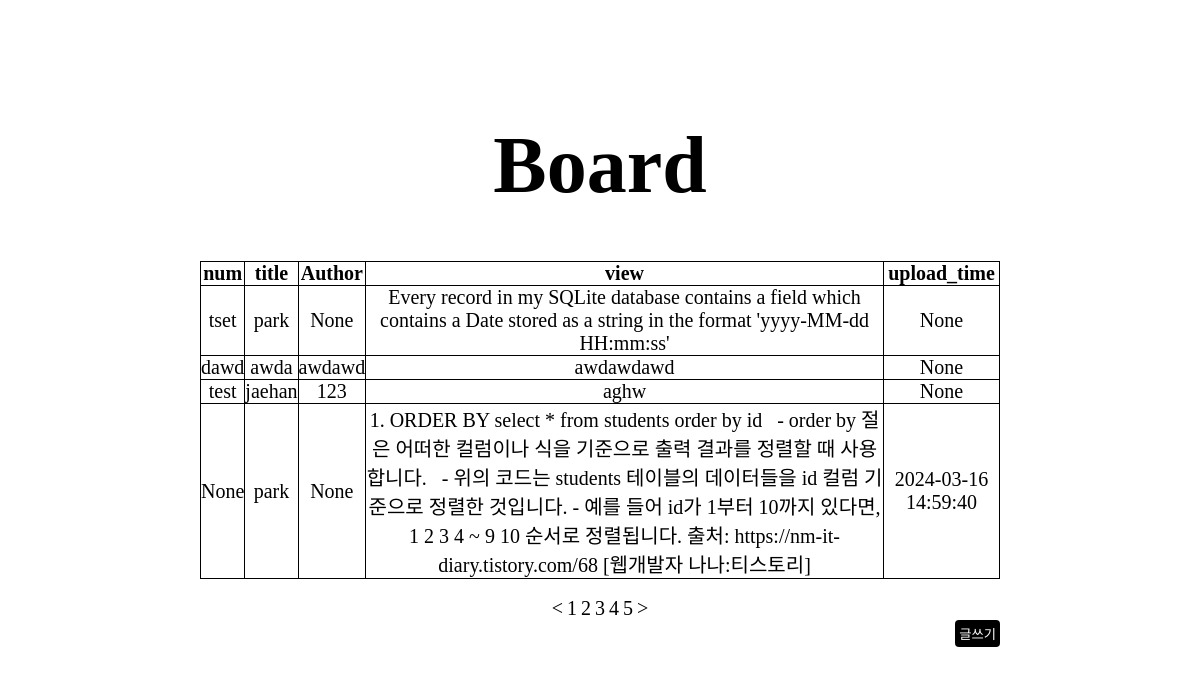
The page /write_board on the database its author committed.
### tables this page shows
CREATE TABLE content (title varchar (50), writer varchar (50), views int, content varchar (200), date TEXT CONSTRAINT real_time DEFAULT (CURRENT_TIMESTAMP));

### app.py (the view)
@app.route('/write_board')
def write_board():
    info = my_db.select_all(table_name="content")
    return render_template("writer_board.html", data=info)

### my_db.py (called while the page is built)
def connect_db():
    return sqlite3.connect('mydb.db')

def select_all(table_name): # 전체 데이터 확인
    ret = list()
    try:
        db = connect_db()
        c = db.cursor()
        c.execute(f'SELECT * FROM {table_name}')
        ret = c.fetchall()
    except Exception as e:
        print('db error:', e)
    finally:
        db.close()
        return ret

### templates/writer_board.html (shortened to what this page needs)
<!DOCTYPE html>
<html lang="en">
<head>
    <link rel="stylesheet" href="../static/css/writer_board.css"/>
</head>
<body>
    <div class="logo"><h2>Board</h2></div>
    <div class="container">
        <div class="table_contaioner">
            <table>
                <tr>
                    <th>num</th>
                    <th>title</th>
                    <th>Author</th>
                    <th>view</th>
                    <th>upload_time</th>
                </tr>
                {% for i in data %}
                <tr>
                    <td>{{ i[0] }}</td>
                    <td>{{ i[1] }}</td>
                    <td>{{ i[2] }}</td>
                    <td>{{ i[3] }}</td>
                    <td>{{ i[4] }}</td>
                </tr>
                {% endfor %}
            </table>
        </div>
    <br>
        <div class="nav_horiz">
            <ul>
                <li><a href="#"></a><</li>
                <li><a href="#"></a>1</li>
                <li><a href="#"></a>2</li>
                <li><a href="#"></a>3</li>
                <li><a href="#"></a>4</li>
                <li><a href="#"></a>5</li>
                <li><a href="#"></a>></li>
            </ul>
        </div>
        <div class="write">
            <form action="/write">
                <button type="submit">글쓰기</button>
            </form>
        </div>
    </div>
</body>
</html>

### static/css/writer_board.css (style rules this page uses)
* { margin: 0; padding: 0; }
table, th, td { border-collapse: collapse; border: 1px solid #000; font-size: 20px; }
h2 { font-size: 80px; text-align: center; margin-top: 10%; }
table { width: 800px; margin: auto; }
.container { text-align: center; width: 800px; margin: auto; position: relative; margin-top: 50px; }
.nav_horiz li { display: inline-block; font-size: 20px; }
.write { display: inline; float: right; right: 100px; }
.write button { border: 1px; border-radius: 4px; padding: 4px; background-color: #000; color: #fff; }

### rows shown on the page
content: title "tset", writer "park", i "None", content "Every record in my SQLite database contains a field which contains a Date stored as a string in the format 'yyyy-MM-dd HH:mm:ss'"
content: title "dawd", writer "awda", views "awdawd", content "awdawdawd", i "None"
content: title "test", writer "jaehan", views "123", content "aghw", i "None"
content: i "None", writer "park", content "1. ORDER BY select * from students order by id - order by 절은 어떠한 컬럼이나 식을 기준으로 출력 결과를 정렬할 때 사용합니다. - 위의 코드는 students 테이블의 데이터들을 id 컬럼 기준으로 정렬한 것입니다. - 예를 들어 id가 1부터 10까지 있다면, 1 2 3 4 ~ 9 10 순서로 정렬됩니다. 출처: https://nm-it-diary.tistory.com/68 [웹개발자 나나:티스토리]", date "2024-03-16 14:59:40"
